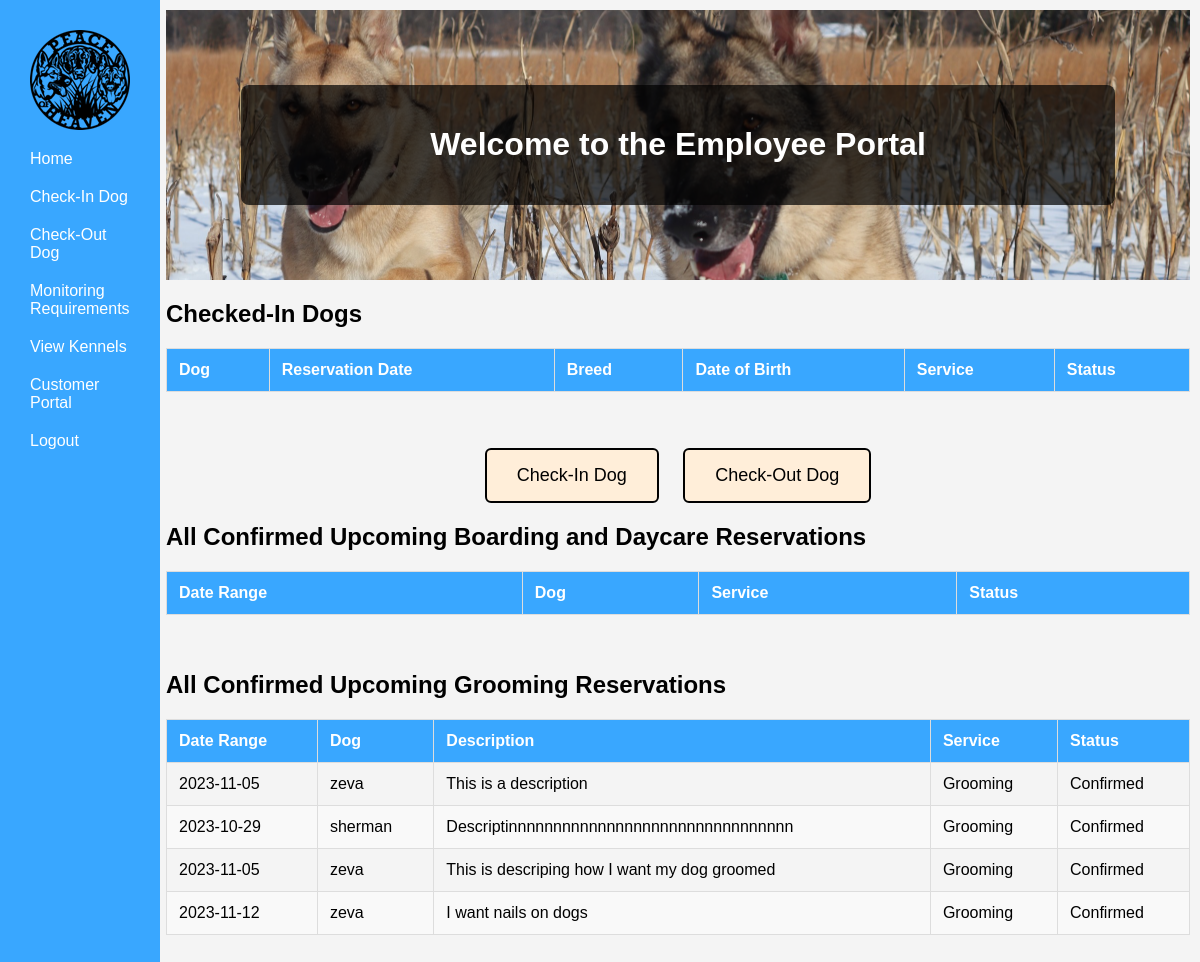
Page /php/Employee Portal/EmpHome.php (signed in) on the earlier database version.
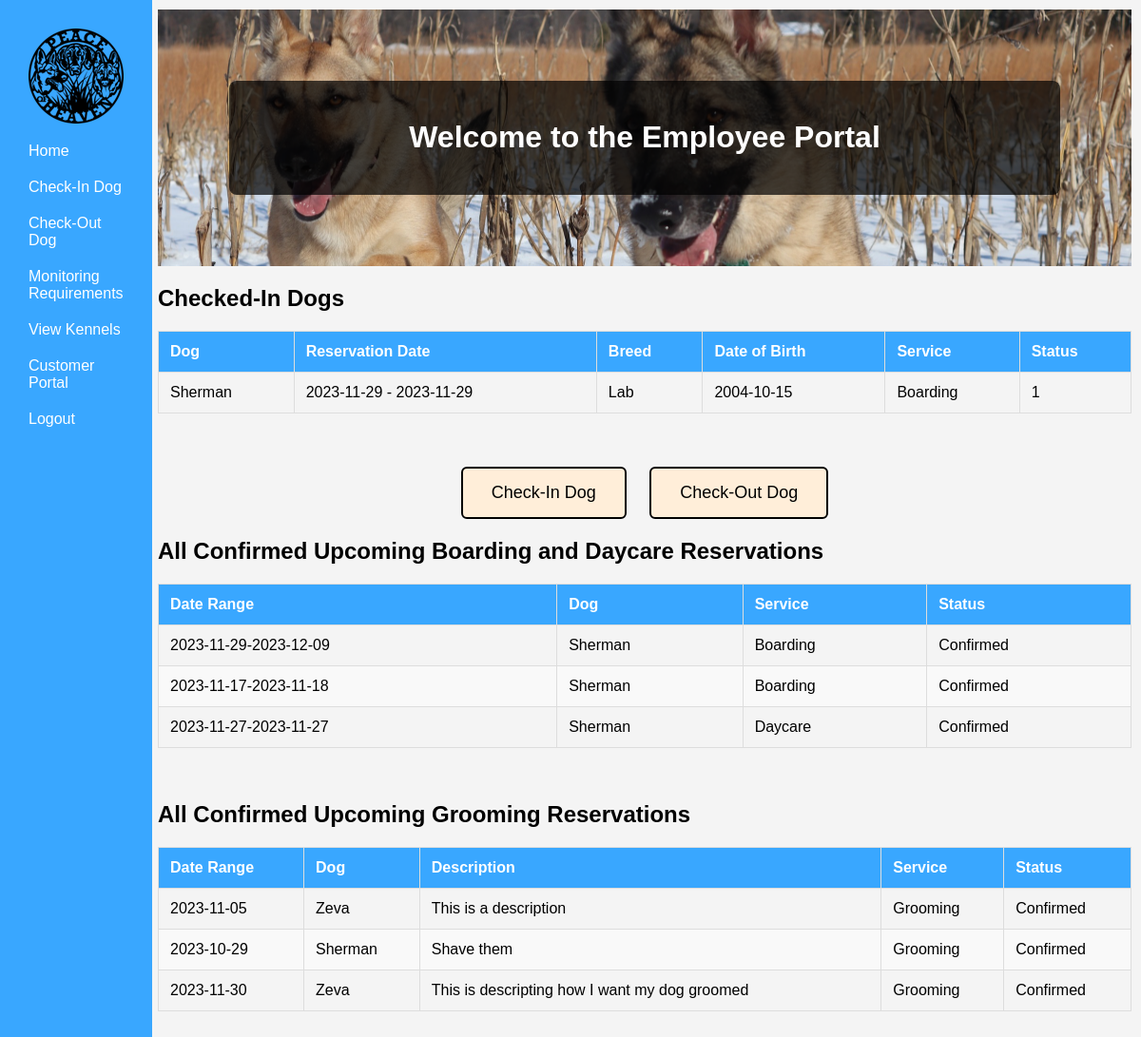
Same page on the later database version.
### tables this page shows
CREATE TABLE `grooming_reservation` (
  `GroomResID` int(11) NOT NULL,
  `ResStartDate` date NOT NULL,
  `ResEndDate` date NOT NULL,
  `EmerContact` varchar(255) NOT NULL,
  `EmerPhone` varchar(12) NOT NULL,
  `isApproved` tinyint(1) NOT NULL DEFAULT 0,
  `GroomingDesc` varchar(500) NOT NULL,
  `isFinished` tinyint(1) NOT NULL DEFAULT 0,
  `CustID` int(11) NOT NULL,
  `DogID` int(11) NOT NULL
);

CREATE TABLE `dog` (
  `DogID` int(11) NOT NULL,
  `DogName` varchar(30) NOT NULL,
  `Breed` varchar(30) NOT NULL,
  `DogDOB` date NOT NULL,
  `Sex` char(1) NOT NULL,
  `isFixed` tinyint(1) NOT NULL,
  `Weight` int(3) NOT NULL,
  `Color` varchar(16) NOT NULL,
  `HasForms` tinyint(1) NOT NULL DEFAULT 0,
  `DogOtherInfo` varchar(500) NOT NULL,
  `CustID` int(11) NOT NULL
);

CREATE TABLE `reservation` (
  `Res_ID` int(11) NOT NULL,
  `ResStartTime` date NOT NULL,
  `ResEndTime` date NOT NULL,
  `EmerContact` text NOT NULL,
  `EmerPhone` varchar(12) NOT NULL,
  `isCheckedIn` tinyint(1) NOT NULL,
  `ServiceType` text NOT NULL,
  `isApproved` tinyint(1) NOT NULL,
  `ResDesc` varchar(500) NOT NULL,
  `isFinished` tinyint(1) NOT NULL,
  `CustID` int(11) NOT NULL,
  `DogID` int(11) NOT NULL,
  `KennelID` int(11) NOT NULL
);

### php/UserHandling/classes/Config.php (called while the page is built)
<?php
class Config {
    public static function get($path = null) {
        if($path) {
            $config = $GLOBALS['config'];
            $path = explode('/',$path);
            foreach($path as $bit ) {
                if(isset($config[$bit])) {
                    $config = $config[$bit];
                } else {
                    return false;
                }
            }
            return $config;
        }
        return false;
    }
}

### php/UserHandling/classes/DB.php (called while the page is built, shortened)
<?php
class DB {
    private static $_instance = null;
    private $_pdo,
            $_query,
            $_lastQuery,
            $_error = false,
            $_results,
            $_count = 0;
    private function __construct() {
        try {
            $this->_pdo = new PDO('mysql:host=' . Config::get('mysql/host') . ';dbname=' . Config::get('mysql/db'),Config::get('mysql/username'), Config::get('mysql/password'));
        } catch (PDOException $e) {
            die($e->getMessage());
        }
    }
    public static function getInstance() {
        if(!isset(self::$_instance)) {
            self::$_instance = new DB();
        }
        return self::$_instance;
    }
    public function query($sql, $params = array()) {
        $this->_error = false;
        if($this->_query = $this->_pdo->prepare($sql)) {
            $x=1;
            if(count($params)) {
                foreach($params as $param) {
                    $this->_query->bindValue($x, $param);
                    $x++;
                }
            }
            if($this->_query->execute()) {
                $this->_results = $this->_query->fetchAll(PDO::FETCH_OBJ);
                $this->_count = $this->_query->rowCount();
            } else {
                $this->_error = true;
            }
        }
        return $this;
    }
    public function get($table, $where) {
        return $this->action('SELECT *', $table, $where);
    }
    public function results() {
        return $this->_results;
    }
    public function first() {
        return $this->results()[0];
    }
    private function action ($action, $table, $where = array()) {
        if(count($where) === 3) {
            $operators = array('=','>','<','<=','>=');
            $field      = $where[0];
            $operator   = $where[1];
            $value      = $where[2];
            if (in_array($operator, $operators)) {
                $sql = "{$action} FROM {$table} WHERE {$field} {$operator} ?";
                if(!$this->query($sql,array($value))->error()) {
                    return $this;
                }
            }
        }
        return false;
    }
    public function count() {
        return $this->_count;
    }
    public function error() {
        return $this->_error;
    }
    public function selectWhere($table, $conditions = array()) {
        if (count($conditions) > 0) {
            $where = '';
            $x = 1;
            foreach ($conditions as $field => $value) {
                $where .= "{$field} = ?";
                if ($x < count($conditions)) {
                    $where .= ' AND ';
                }
                $x++;
            }
            $sql = "SELECT * FROM {$table} WHERE {$where}";
            if (!$this->query($sql, array_values($conditions))->error()) {
                return $this;
            }
        }
        return false;
    }
}

### php/UserHandling/classes/User.php (called while the page is built, shortened)
<?php
class User {
    private $_db,
            $_data,
            $_sessionName,
            $_cookieName,
            $_isLoggedIn;
    public function __construct($user = null) {
        $this->_db = DB::getInstance();
        $this->_sessionName = Config::get('session/session_name');
        if(!$user) {
            if(Session::exists($this->_sessionName)) {
                $user = Session::get($this->_sessionName);
                if($this->find($user)) {
                    $this->_isLoggedIn = true;
                } else {
                }
            }
        } else {
            $this->find($user);
        }
    }
    public function find($user = null) {
        if($user) {
            $field = (is_numeric($user)) ? 'id' : 'username';
            $data = $this->_db->get('users', array($field, '=', $user));
            if($data->count() > 0) {
                $this->_data = $data->first();
                return true;
            }
        }
        return false;
    }
    public function data() {
        return $this->_data;
    }
    public function isLoggedIn() {
        return $this->_isLoggedIn;
    }
}

### php/UserHandling/classes/Session.php (called while the page is built, shortened)
<?php
class Session {
    public static function exists($name) {
        return (isset($_SESSION[$name])) ? true : false;
    }
    public static function get($name) {
        return $_SESSION[$name];
    }
}

### php/UserHandling/classes/GroomingReservation.php (called while the page is built, shortened)
<?php
class GroomingReservation {
    private $_db,
            $_groomingReservationData,
            $_sessionName,
            $_cookieName;
    public function __construct($service, array $dogs) {
        $this->_db = DB::getInstance();
    }
    public function getReservationData()
    {
        return $this->_groomingReservationData;
    }
    public function getConfirmedGroomingReservations(){
        $whereConditions = array(
            'isApproved' => 1,
            'isFinished' => 0,
        );
        $data = $this->_db->selectWhere('grooming_reservation', $whereConditions);
        if ($data->count() > 0) {
            $this->_groomingReservationData = $data->results();
            return true;
        } else {
            return false;
        }
    }
}

### php/UserHandling/classes/Dog.php (called while the page is built, shortened)
<?php
class Dog {
    private $_db,
            $_dogData,
            $_sessionName;
    public function __construct() {
        $this->_db = DB::getInstance();
    }
    public function findDogInfoWithDogID($dog = null){
        if($dog){
            $fields = 'DogID';
            $data = $this->_db->get('dog', array($fields, '=', $dog));
            if($data->count() > 0) {
                $this->_dogData = $data->first();
                return true;
            }
        }else{
            return false;
        }
    }
    public function data(){
        return $this->_dogData;
    }
}

### php/UserHandling/classes/Reservation.php (called while the page is built, shortened)
<?php
class Reservation {
    private $_db,
            $_reservationData;
    public function __construct($service, array $dogs) {
        $this->_db = DB::getInstance();
    }
    public function getReservationData()
    {
        return $this->_reservationData;
    }
    public function getCheckedInReservations() {
        $whereConditions = array(
            'isApproved' => 1,
            'isCheckedIn' => 1,
            'isFinished' => 0,
        );
        $data = $this->_db->selectWhere('reservation', $whereConditions);
        if ($data->count() > 0) {
            $this->_reservationData = $data->results();
            return true;
        } else {
            return false;
        }
    }
    public function getConfirmedReservations(){
        $whereConditions = array(
            'isApproved' => 1,
            'isFinished' => 0,
        );
        $data = $this->_db->selectWhere('reservation', $whereConditions);
        if ($data->count() > 0) {
            $this->_reservationData = $data->results();
            return true;
        } else {
            return false;
        }
    }
}

### php/Employee Portal/EmpHome.php (the view, shortened to what the changed rows need)
<?php
    $user = new User();
    if($user->isLoggedIn()) {
    if($user->data()->group == 2 ){
        include("../Employee Portal/EmpNavBar.php");
    }
?>
<!DOCTYPE html>
<html>
<head>
    <link rel="stylesheet" href="/PeaceOfHeavenWebPage/css/EmpHome.css">
</head>
<body>
    <div class=content>
    <div class="header">
        <div class="welcome-box">
        <h1>Welcome to the Employee Portal</h1>
        </div>
    </div>
<h2>Checked-In Dogs</h2>
        <table>
            <thead>
            <tr>
                <th>Dog</th>
                <th>Reservation Date</th>
                <th>Breed</th>
                <th>Date of Birth</th>
                <th>Service</th>
                <th>Status</th>
            </tr>
            </thead>
            <tbody>
            <?php
            $reservation = new Reservation('reservation', array());
            $dog = new Dog();
            $reservation->getCheckedInReservations();
            $reservationData = $reservation->getReservationData();
            if(!empty($reservationData)){
                foreach ($reservationData as $reservation){
                    echo '<tr>';
                    $dog->findDogInfoWithDogID($reservation->DogID);
                    $dogData = $dog->data();
                    $dogName = $dog->data()->DogName;
                    echo '<td>'. $dogName . '</td>';
                    echo '<td>'. $reservation->ResStartTime . ' - ' .  $reservation->ResStartTime . '</td>';
                    echo '<td>' . $dogData->Breed . '</td>';
                    echo '<td>' . $dogData->DogDOB . '</td>';
                    echo '<td>' . $reservation->ServiceType . '</td>';
                    echo '<td>' . $reservation->isApproved . '</td>';
                    echo '</tr>';
                }
            }
            ?>
            </tbody>
        </table>
        <br><br>
         <h2>All Confirmed Upcoming Boarding and Daycare Reservations</h2>
        <table>
            <thead>
            <tr>
                <th>Date Range</th>
                <th>Dog</th>
                <th>Service</th>
                <th>Status</th>
            </tr>
            </thead>
            <tbody>
            <?php
                $reservation = new Reservation('service', array());
                $dog = new Dog();
                $reservation->getConfirmedReservations();
                $allReservations = $reservation->getReservationData();
                if(!empty($allReservations)){
                    foreach ($allReservations as $reservation){
                        echo '<tr>';
                        echo '<td>' . $reservation->ResStartTime . '-'.$reservation->ResEndTime.'</td>';
                        $dog->findDogInfoWithDogID($reservation->DogID);
                        $dogName = $dog->data()->DogName;
                        echo '<td>'.$dogName.'</td>';
                        echo '<td>' . $reservation->ServiceType .'</td>';
                        echo '<td> Confirmed </td>';
                        echo '</tr>';
                    }
                }
            ?>
            </tbody>
        </table>
        <br><br>
                <h2>All Confirmed Upcoming Grooming Reservations</h2>
        <table>
            <thead>
            <tr>
                <th>Date Range</th>
                <th>Dog</th>
                <th>Description</th>
                <th>Service</th>
                <th>Status</th>
            </tr>
            </thead>
            <tbody>
            <?php
                $reservation = new GroomingReservation('service', array());
                $dog = new Dog();
                $reservation->getConfirmedGroomingReservations();
                $allReservations = $reservation->getReservationData();
                if(!empty($allReservations)){
                    foreach ($allReservations as $reservation){
                        echo '<tr>';
                        echo '<td>' . $reservation->ResStartDate . '</td>';
                        $dog->findDogInfoWithDogID($reservation->DogID);
                        $dogName = $dog->data()->DogName;
                        echo '<td>'.$dogName.'</td>';
                        $groomDesc = $reservation->GroomingDesc;
                        echo '<td>'.$groomDesc.'</td>';
                        echo '<td> Grooming </td>';
                        echo '<td> Confirmed </td>';
                        echo '</tr>';
                    }
                }
            ?>
            </tbody>
        </table>
        <br><br>
    </div>
</body>
</html>
<?php } ?>

Differences in the rows shown:
no longer on this page (row edited): grooming_reservation: ResStartDate "2023-11-12", DogID.DogName "zeva", GroomingDesc "I want nails on dogs"
added reservation: DogID.DogName "Sherman", ResStartTime "2023-11-29", DogID.Breed "Lab", DogID.DogDOB "2004-10-15", ServiceType "Boarding", isApproved "1", ResEndTime "2023-12-09"
added reservation: ResStartTime "2023-11-17", ResEndTime "2023-11-18", DogID.DogName "Sherman", ServiceType "Boarding", shown under "All Confirmed Upcoming Boarding and Daycare Reservations"
added reservation: ResStartTime "2023-11-27", ResEndTime "2023-11-27", DogID.DogName "Sherman", ServiceType "Daycare", shown under "All Confirmed Upcoming Boarding and Daycare Reservations"
changed grooming_reservation "This is a description": DogID.DogName "zeva" → "Zeva"
changed grooming_reservation: DogID.DogName "sherman" → "Sherman"; GroomingDesc "Descriptinnnnnnnnnnnnnnnnnnnnnnnnnnnnnnnn" → "Shave them"
changed grooming_reservation: ResStartDate "2023-11-05" → "2023-11-30"; DogID.DogName "zeva" → "Zeva"; GroomingDesc "This is descriping how I want my dog groomed" → "This is descripting how I want my dog groomed"
